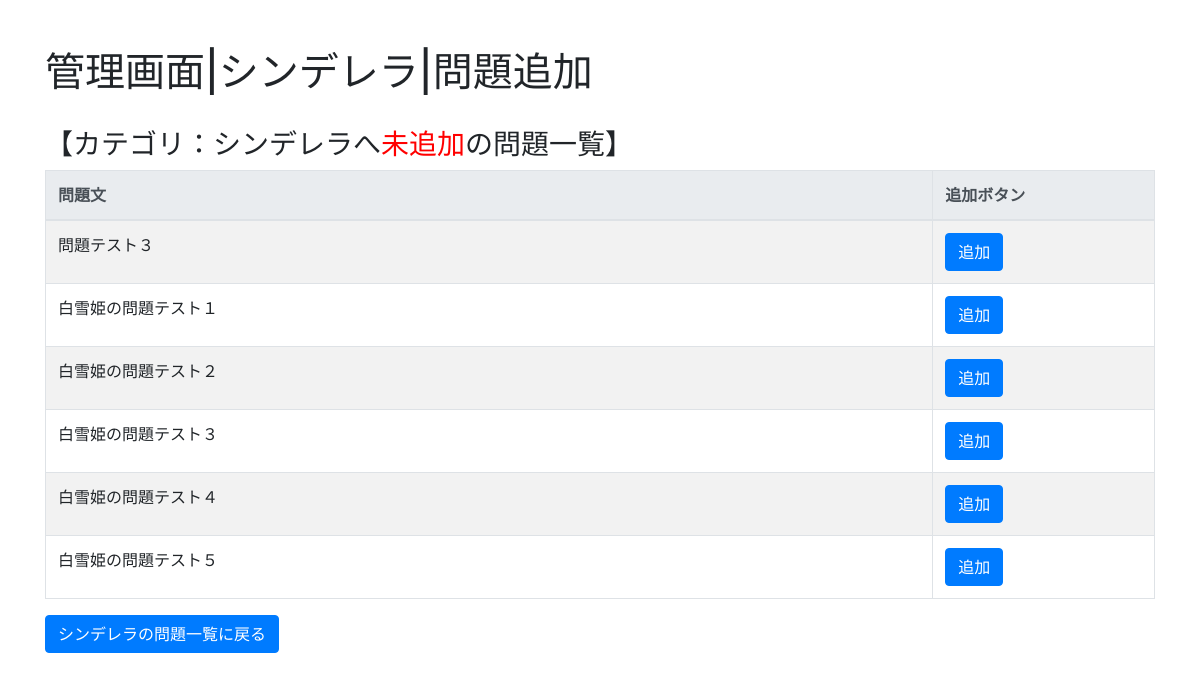
/edit/question/add/1, run on the app's committed database.
### question/models.py (models this page shows, shortened)
class Category(models.Model):
    name = models.CharField('カテゴリ名称', max_length=512, blank=False)
    category_no = models.PositiveSmallIntegerField(verbose_name='カテゴリNo.', default=1)

class Question(models.Model):
    body = models.CharField('本文（漢字）', max_length=1024)
    body_kana = models.CharField('本文（ひらがな）', max_length=1024, default="")
    Category = models.ManyToManyField(Category)
    question_no = models.PositiveSmallIntegerField(verbose_name='問題No.', default=0)
    answer_choice_no = models.PositiveSmallIntegerField(verbose_name='正解No.', default=1)
    ok_comment = models.CharField('解説（正解の場合）', max_length=1024, default="")
    ng_comment = models.CharField('解説（不正解の場合）', max_length=1024, default="")
    question_disp_type = models.ForeignKey(QuestionDispType, on_delete=models.SET_DEFAULT, default=set_default_disp_type)

### edit/views.py (the view, shortened to what this page needs)
# urls.py: path('question/add/<int:category_id>', views.QuestionAddView.as_view(), name='question_add'),
class QuestionAddView(TemplateView):
    template_name = 'question/question_add.html'
    def get_context_data(self, **kwargs):
        context = super().get_context_data(**kwargs)
        category = Category.objects.get(pk=self.kwargs.get('category_id'))
        category_question_id_list = category.question_set.values_list('id', flat=True)
        not_exists_question_list = []
        all_question = Question.objects.all()
        for question in all_question:
            if question.id not in category_question_id_list:
                not_exists_question_list.append(question)
        context['category'] = category
        context['question_list'] = not_exists_question_list
        context['add_result'] = self.kwargs.get('add_result')
        return context

### edit/templates/question/question_add.html (shortened to what this page needs)
{% extends 'question/base.html' %}
{% block page_title %}管理画面|{{ category.name }}|問題追加{% endblock %}
{% block content %}
<div class="container">
    <div class="row">
      <div class="col-12">
        <br>
        <h3>【カテゴリ：{{ category.name }}へ<font color="red">未追加</font>の問題一覧】</h3>
        <table class="table table-bordered table-striped">
            <thead class="thead-light">
                <tr>
                  <th style="width:80%">問題文</th>
                  <th style="width:20%">追加ボタン</th>
                </tr>
            </thead>
            {% for question in question_list %}
            <tr>
                <td>{{ question.body }}</td>
                <td>
                  <form action="{% url 'question_add' category.pk %}" method="post">
                    <input type="submit" class="btn btn-primary" value="追加"></a>
                  </form>
                </td>
            </tr>
            {% endfor %}
        </table>
      </div>
    </div>
    <div class="row">
        <div class="col-12">
          <a class="btn btn-primary" href="{% url 'category_question_list' category.pk %}" role="button">{{ category.name }}の問題一覧に戻る</a>
        </div>
      </div>
</div>
{% endblock %}

### data on the page
Category: name "シンデレラ"
Question: body "問題テスト３"
Question: body "白雪姫の問題テスト１"
Question: body "白雪姫の問題テスト２"
Question: body "白雪姫の問題テスト３"
Question: body "白雪姫の問題テスト４"
Question: body "白雪姫の問題テスト５"
